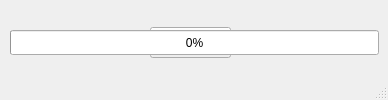
<?xml version="1.0" encoding="UTF-8"?>
<ui version="4.0">
 <class>MainWindow</class>
 <widget class="QMainWindow" name="MainWindow">
  <property name="geometry">
   <rect>
    <x>0</x>
    <y>0</y>
    <width>388</width>
    <height>100</height>
   </rect>
  </property>
  <property name="windowTitle">
   <string>Установка обновления</string>
  </property>
  <widget class="QWidget" name="centralwidget">
   <widget class="QPushButton" name="pushButton">
    <property name="enabled">
     <bool>true</bool>
    </property>
    <property name="geometry">
     <rect>
      <x>150</x>
      <y>27</y>
      <width>81</width>
      <height>31</height>
     </rect>
    </property>
    <property name="text">
     <string>Скачать</string>
    </property>
   </widget>
   <widget class="QLabel" name="label">
    <property name="geometry">
     <rect>
      <x>10</x>
      <y>7</y>
      <width>369</width>
      <height>17</height>
     </rect>
    </property>
    <property name="text">
     <string/>
    </property>
    <property name="alignment">
     <set>Qt::AlignCenter</set>
    </property>
   </widget>
   <widget class="QProgressBar" name="progressBar">
    <property name="enabled">
     <bool>true</bool>
    </property>
    <property name="geometry">
     <rect>
      <x>10</x>
      <y>30</y>
      <width>369</width>
      <height>25</height>
     </rect>
    </property>
    <property name="value">
     <number>0</number>
    </property>
   </widget>
  </widget>
  <widget class="QMenuBar" name="menubar">
   <property name="geometry">
    <rect>
     <x>0</x>
     <y>0</y>
     <width>388</width>
     <height>22</height>
    </rect>
   </property>
  </widget>
  <widget class="QStatusBar" name="statusbar"/>
 </widget>
 <resources/>
 <connections/>
</ui>
